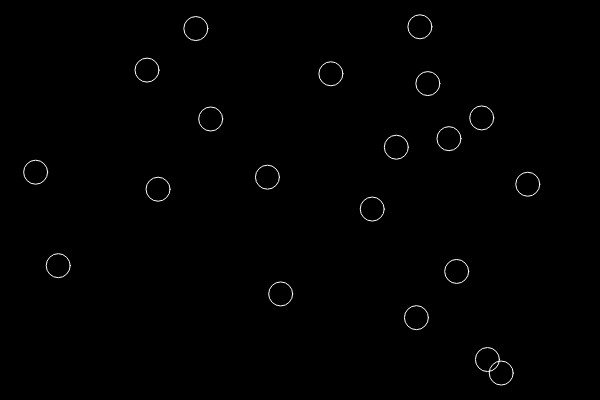
Frame 1 (no input)
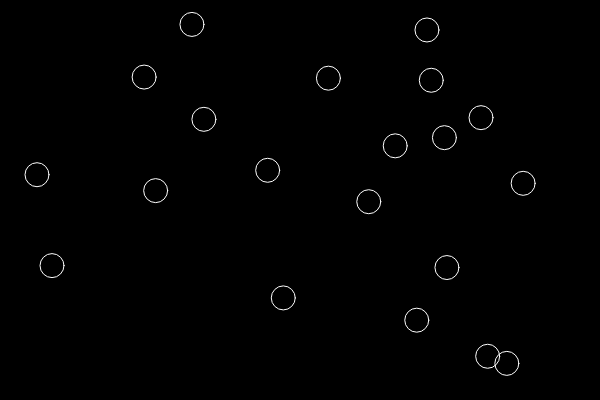
Frame 60 (no input)
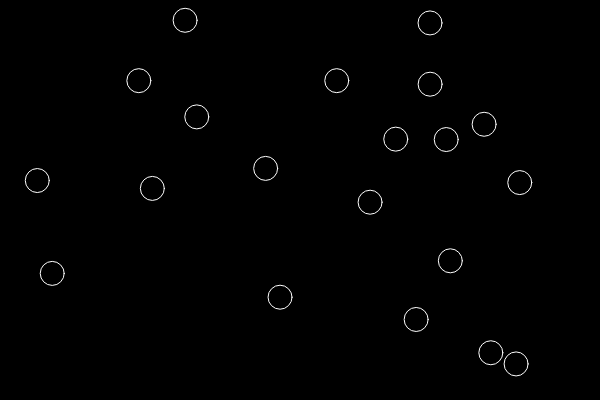
Frame 120 (the mouse pressed at the canvas centre since frame 60)

The p5.js sketch that drew these frames (run headless with seeded random() and noise() and a simulated clock; from frame 60 on, the mouse is pressed at the canvas centre):

// p5.js sketch
// ── sketch.js
var bubbles = [];


function setup() {
  createCanvas(600, 400);
  for (var i = 0; i < 20; i++) {
    bubbles[i] = {
      x: random(0, width),
      y: random(0, height),
      display: function() {
        stroke(255);
        noFill();
        ellipse(this.x, this.y, 24, 24);
      },
      move: function() {
        this.x = this.x + random(-1, 1);
        this.y = this.y + random(-1, 1);
      }
    }
  }

}

function draw() {
  background(0);
  for (var i = 0; i < bubbles.length; i++) {
    bubbles[i].move();
    bubbles[i].display();
  }
}


/*

Brug funktionaliteten fra den tidligere skitse omkring funktioner til at få objekterne til at nærme sig musemarkøren

Se nu om du kan finde ud af at gøre objekterne tydligere jo tættere de kommer på musen 

*/
